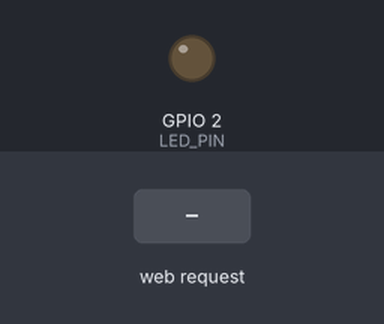
The sketch below on a simulated ESP32. Parts: output pins drawn as LEDs (lit = HIGH). The inputs (shaded band) are chosen by the test bench. What the sketch prints to the serial monitor is not drawn.

Above: at 1.2 s.
1.3 s: HTTP request GET /set?val=1 received
At 2.2 s:
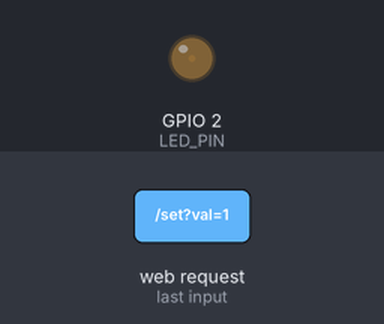
2.8 s: HTTP request GET /set?val=120 received
At 3.4 s:
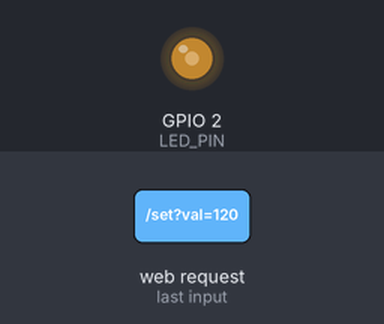
Timing chart, 0 to 5.8 s (numbered marks = the images above; inputs shaded):
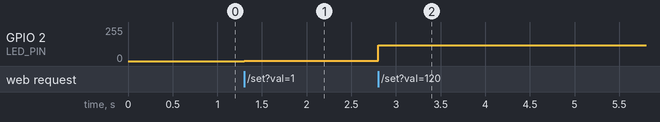

The sketch:

ex07.ino
```cpp
#include <WiFi.h>
#include <WebServer.h>

// ========== AP 热点配置（完全保留你的原有配置） ==========
const char* ap_ssid = "ESP32-LAB210";
const char* ap_pass = "12345678";  // 至少8位

// ========== LED 与 PWM 配置 ==========
#define LED_PIN 2               // LED连接D2 (GPIO2)
const int pwmFreq = 5000;       // PWM频率 5kHz
const int pwmResolution = 8;    // 8位分辨率 (0-255)

// ========== Web服务器 ==========
WebServer server(80);           // 监听80端口
int currentBrightness = 0;

// ========== 处理根路径：滑动调光网页 ==========
void handleRoot() {
  String html = R"rawliteral(
<!DOCTYPE html>
<html lang="zh-CN">
<head>
  <meta charset="UTF-8">
  <meta name="viewport" content="width=device-width, initial-scale=1.0">
  <title>ESP32 滑动无极调光器</title>
  <style>
    body {
      font-family: Arial, sans-serif;
      text-align: center;
      margin-top: 60px;
      background: #f5f5f5;
    }
    h1 { color: #333; }
    .container {
      background: white;
      padding: 40px 30px;
      border-radius: 12px;
      box-shadow: 0 2px 10px rgba(0,0,0,0.1);
      display: inline-block;
      min-width: 320px;
    }
    /* 滑动条专属美化 */
    input[type=range] {
      width: 90%;
      height: 14px;
      border-radius: 7px;
      outline: none;
      -webkit-appearance: none;
      background: linear-gradient(to right, #2196F3 0%, #ddd 0%);
    }
    input[type=range]::-webkit-slider-thumb {
      -webkit-appearance: none;
      width: 28px;
      height: 28px;
      border-radius: 50%;
      background: #2196F3;
      cursor: pointer;
      transition: 0.2s;
    }
    .value-display {
      font-size: 48px;
      font-weight: bold;
      color: #2196F3;
      margin: 25px 0;
    }
    .status {
      color: #666;
      font-size: 14px;
      margin-top: 20px;
      min-height: 20px;
    }
  </style>
</head>
<body>
  <div class="container">
    <h1>LED亮度滑动调节</h1>
    <p>拖动滑动条实时调整亮度 0~255</p >

    <div class="value-display" id="valBox">0</div>
    <input type="range" min="0" max="255" value="0" id="brightnessSlider">

    <div class="status" id="statusText">等待拖动滑动条...</div>
  </div>

  <script>
    const slider = document.getElementById('brightnessSlider');
    const valBox = document.getElementById('valBox');
    const statusText = document.getElementById('statusText');

    // 防抖机制：避免拖动时频繁发送HTTP请求，提升流畅度
    let debounceTimer;
    slider.addEventListener('input', () => {
      const val = parseInt(slider.value);
      valBox.innerText = val;
      // 滑动条背景实时跟随进度变色
      slider.style.background = `linear-gradient(to right, #2196F3 ${val/255*100}%, #ddd ${val/255*100}%)`;

      clearTimeout(debounceTimer);
      statusText.innerText = "同步亮度中...";
      debounceTimer = setTimeout(() => {
        fetch(`/set?val=${val}`)
          .then(res => {
            if (res.ok) {
              statusText.innerText = `亮度已同步: ${val}`;
              statusText.style.color = '#4CAF50';
            } else throw new Error("请求失败");
          })
          .catch(() => {
            statusText.innerText = "同步出错，请重试";
            statusText.style.color = '#f44336';
          })
      }, 60); // 60ms防抖，兼顾实时性和稳定性
    });
  </script>
</body>
</html>
)rawliteral";

  server.send(200, "text/html; charset=UTF-8", html);
}

// ========== 原有的亮度设置接口完全兼容保留 ==========
void handleSet() {
  if (server.hasArg("val")) {
    String valStr = server.arg("val");
    int brightness = valStr.toInt();

    brightness = constrain(brightness, 0, 255);
    currentBrightness = brightness;

    ledcWrite(LED_PIN, brightness);

    Serial.print("收到亮度值: ");
    Serial.println(brightness);

    server.send(200, "text/plain", "OK");
  } else {
    server.send(400, "text/plain", "Missing parameter");
  }
}

// ========== 404处理 ==========
void handleNotFound() {
  server.send(404, "text/plain", "Not Found");
}

void setup() {
  Serial.begin(115200);

  // 初始化 PWM
  ledcAttach(LED_PIN, pwmFreq, pwmResolution);
  ledcWrite(LED_PIN, 0);  // 初始熄灭

  // 开启 AP 热点模式
  WiFi.mode(WIFI_AP);
  WiFi.softAP(ap_ssid, ap_pass);

  Serial.println("AP热点已开启");
  Serial.print("热点名称: ");
  Serial.println(ap_ssid);
  Serial.print("访问地址: http://");
  Serial.println(WiFi.softAPIP());  // 默认192.168.4.1

  // 注册路由
  server.on("/", handleRoot);
  server.on("/set", handleSet);
  server.onNotFound(handleNotFound);

  server.begin();
  Serial.println("Web服务器已启动");
}

void loop() {
  server.handleClient();
}
```

Measured:
- after the input at 1.3 s, GPIO 2 (LED_PIN): 0/255 → 1/255 at once
- after the input at 2.8 s, GPIO 2 (LED_PIN): 1/255 → 120/255 at once
